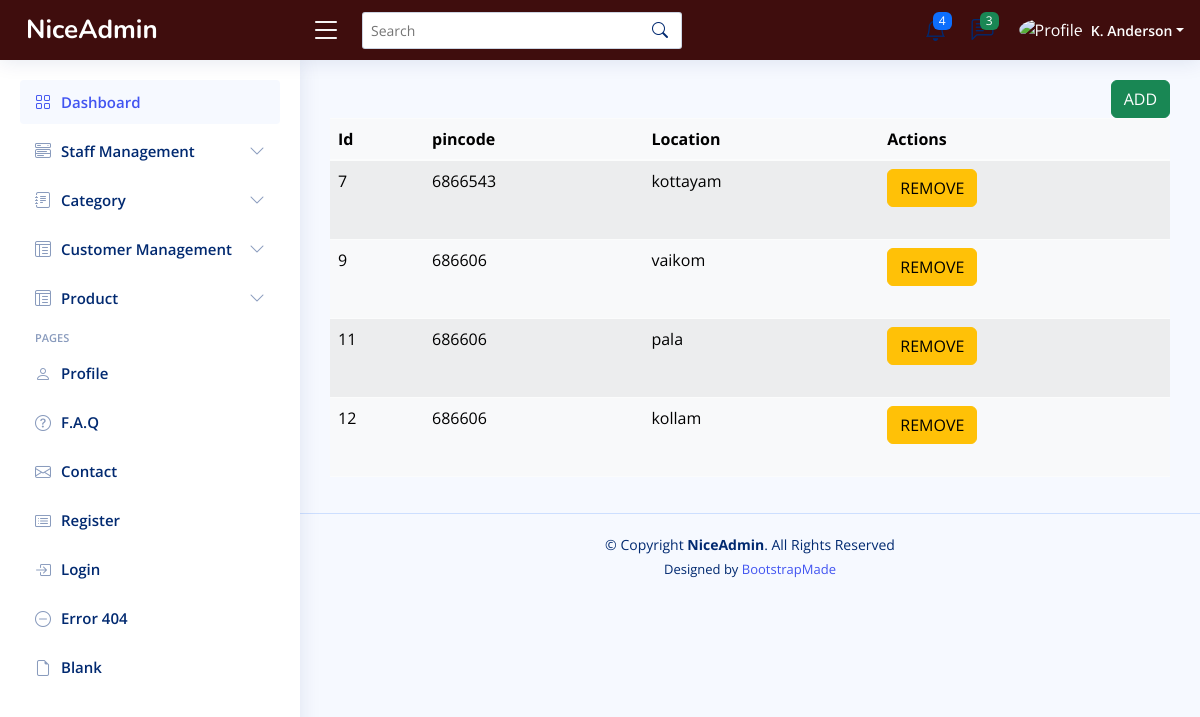
/viewservicearea1.php, run on an earlier commit of the app's database.
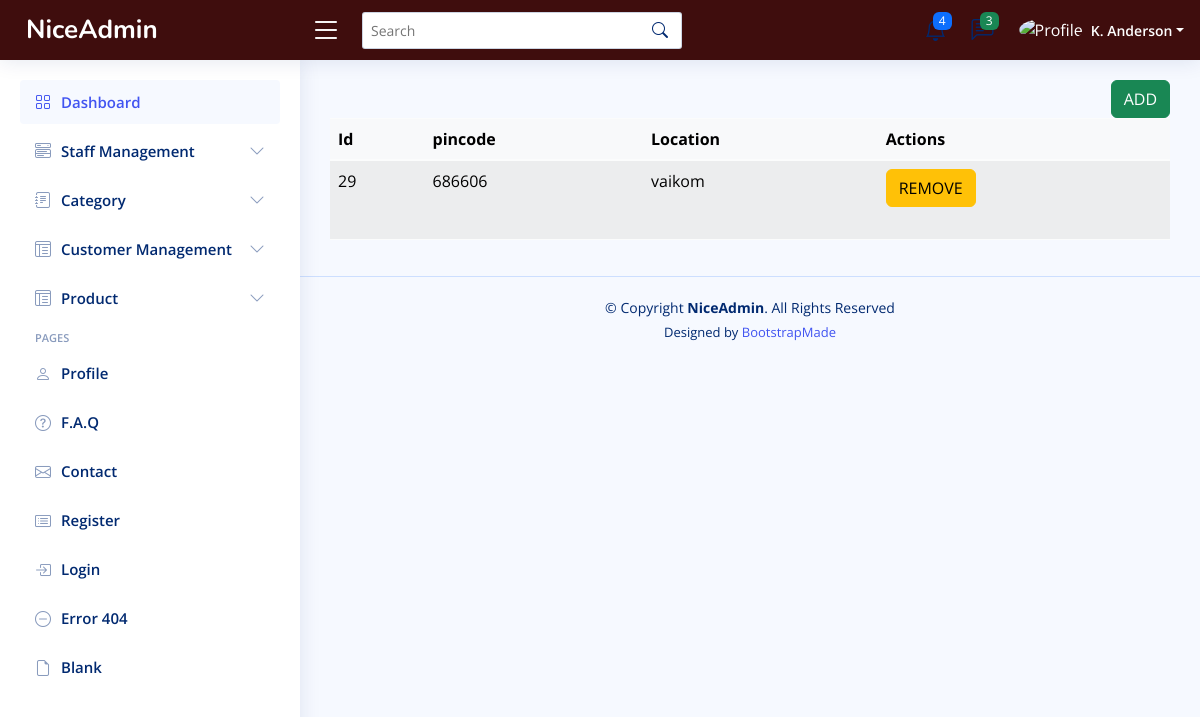
And on a later commit of the database.
### tables this page shows
CREATE TABLE `servicearea` (
  `serviceid` int(100) NOT NULL,
  `pincode` int(25) NOT NULL,
  `location` varchar(25) NOT NULL
);

### viewservicearea1.php (the view, shortened to what the changed rows need)
<?php include('connection.php');
?>
<!DOCTYPE html>
<html lang="en">
<head>
  <link rel="stylesheet" href="https://stackpath.bootstrapcdn.com/bootstrap/4.5.2/css/bootstrap.min.css">
  <link href="vendor/bootstrap/css/bootstrap.min.css" rel="stylesheet">
  <link href="vendor/bootstrap-icons/bootstrap-icons.css" rel="stylesheet">
  <link href="vendor/boxicons/css/boxicons.min.css" rel="stylesheet">
  <link href="vendor/quill/quill.snow.css" rel="stylesheet">
  <link href="vendor/quill/quill.bubble.css" rel="stylesheet">
  <link href="vendor/remixicon/remixicon.css" rel="stylesheet">
  <link href="vendor/simple-datatables/style.css" rel="stylesheet">
  <link href="CSS/admin2.css" rel="stylesheet">
</head>
<body>
  <main id="main" class="main">
              <table class="table table-light table-striped" style="opacity: 1;">
            <thead>
                <tr>
                    <th>Id</th>
                    <th>pincode</th>
                    <th>Location</th>
                    <th>Actions</th>
                </tr>
            </thead>
            <tbody>
                <?php
                $sql = "SELECT * FROM servicearea";
                $result = mysqli_query($conn,$sql);
                while ($row = mysqli_fetch_array($result)) {
                ?>
                                    <tr><td><?php echo $row['serviceid']?></td>
                                    <td><?php echo $row['pincode']?></td>
                                    <td><?php echo $row['location']?></td>
                                    <td>
                                    <form id="deleteForm" action="viewservicearea1.php" method="post">
                                    <input type="submit" name="s_id" value="REMOVE" class="btn btn-warning" onclick="confirmDelete(event)">
</form>
                                    </td>
                </tr>
                <?php } ?>
            </tbody>
        </table>
  </main>
</body>
</html>

What changed in the data, as far as the page shows it:
removed servicearea: serviceid "7", pincode "6866543", location "kottayam"
removed servicearea: serviceid "9", pincode "686606", location "vaikom"
removed servicearea: serviceid "11", pincode "686606", location "pala"
removed servicearea: serviceid "12", pincode "686606", location "kollam"
added servicearea: serviceid "29", pincode "686606", location "vaikom"
